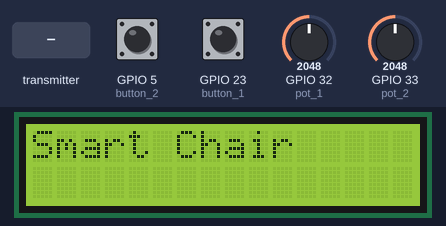
Bench run of a sketch on a simulated ESP32. Parts: 16×2 character LCD. The inputs (shaded band) are chosen by the test bench; at power-on: GPIO 5 (button_2) LOW, GPIO 23 (button_1) LOW, GPIO 32 (pot_1) = 2048, GPIO 33 (pot_2) = 2048. What the sketch prints to the serial monitor is not drawn.

Above: at 1.2 s.
1.3 s: the transmitter starts sending is_object = 1
At 1.65 s:
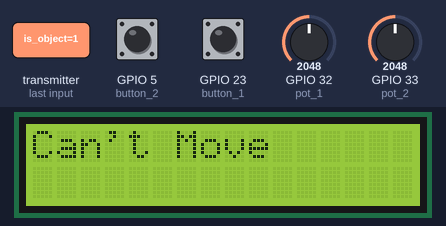
3.3 s: GPIO 5 (button_2) pulled HIGH for 0.15 s
At 3.41 s:
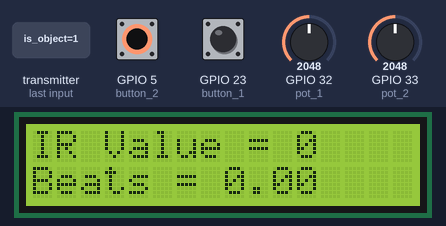
4.0 s: GPIO 5 (button_2) pulled HIGH for 3.2 s
7.8 s: the transmitter starts sending is_object = 0
At 9.79 s:
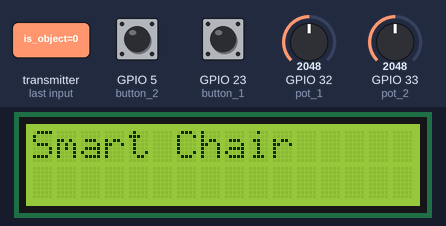
Timing chart, 0 to 11.0 s (numbered marks = the images above; inputs shaded):
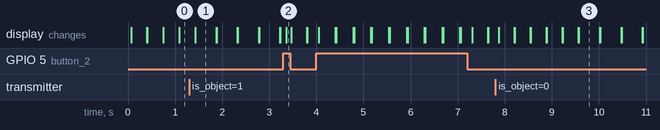

Measured:
- after the input at 1.3 s, the display: first differs from a run without the input after 0.13 s (image 1)
- after the input at 3.3 s, the display: changes after 0.06 s (image 2)
- after the input at 7.8 s, the display: changes after 0.07 s (image 3)
- what the display in image 1 shows lasts 0.5 s, from 1.4 s to 1.9 s

The sketch:

chair_transmitter.ino
```cpp
#include <esp_now.h>
#include <WiFi.h>
#include <LiquidCrystal_I2C.h>


uint8_t broadcastAddress[] = {0x3C, 0x61, 0x05, 0x12, 0x64, 0xA8};

// Set the LCD address to 0x27 for a 16 chars and 2 line display
LiquidCrystal_I2C lcd(0x27, 16, 2);


String success;

typedef struct struct_message_t {
  uint16_t pot1;
  uint16_t pot2;
  bool button1;
} struct_message_t;

struct_message_t sending_values;

typedef struct struct_message_r {
float beatsPerMinute;
uint8_t beatAvg;
long irValue;
bool is_object;
} struct_message_r;

struct_message_r new_send_value;

#define pot_1 32
#define pot_2 33
#define button_1 23
#define button_2 5
#define button_3 18

 uint16_t pot_val;
 uint16_t pot_val2;
 bool but_value1;
 bool but_value2;
 bool but_value3;
 float beats;
 int avgBeat;
 long irValues;
 bool is_obj;


esp_now_peer_info_t peerInfo;

// Callback when data is sent
//void OnDataSent(const uint8_t *mac_addr, esp_now_send_status_t status) {
//  Serial.print("\r\nLast Packet Send Status:\t");
//  Serial.println(status == ESP_NOW_SEND_SUCCESS ? "Delivery Success" : "Delivery Fail");
//  if (status ==0){
//    success = "Delivery Success :)";
//  }
//  else{
//    success = "Delivery Fail :(";
//  }
//}

void OnDataRecv(const uint8_t * mac, const uint8_t *incomingData, int len) {
  memcpy(&new_send_value, incomingData, sizeof(new_send_value));
  Serial.print("Bytes received: ");
  Serial.println(len);
  beats = new_send_value.beatsPerMinute;
  avgBeat = new_send_value.beatAvg;
  irValues = new_send_value.irValue;
  is_obj = new_send_value.is_object;
}

void setup() {
   // Init Serial Monitor
  Serial.begin(115200);

  // Set device as a Wi-Fi Station
  WiFi.mode(WIFI_STA);

  // adding button and pots
  pinMode(pot_1, INPUT);
  pinMode(pot_2, INPUT);
  pinMode(button_1, INPUT);
  pinMode(button_2, INPUT);

// initialize the LCD
  lcd.begin();

// Init ESP-NOW
  if (esp_now_init() != ESP_OK) {
    Serial.println("Error initializing ESP-NOW");
    return;
  }
  // Once ESPNow is successfully Init, we will register for Send CB to
  // get the status of Trasnmitted packet
//  esp_now_register_send_cb(OnDataSent);

  // Register peer
  memcpy(peerInfo.peer_addr, broadcastAddress, 6);
  peerInfo.channel = 0;
  peerInfo.encrypt = false;

   // Add peer
  if (esp_now_add_peer(&peerInfo) != ESP_OK){
    Serial.println("Failed to add peer");
    return;
  }

// Register for a callback function that will be called when data is received
  esp_now_register_recv_cb(OnDataRecv);


}

void loop() {
 pot_val = analogRead(pot_1);
 pot_val2 = analogRead(pot_2);
 but_value1 = digitalRead(button_1);
 but_value2 = digitalRead(button_2);

  sending_values.pot1 = pot_val;
  sending_values.pot2 = pot_val2;
  sending_values.button1 = but_value1;

// Serial.print("IR Value :");
// Serial.print(irValues);
// Serial.print( " | Beats Per Min:");
// Serial.print(beats);
// Serial.print(" | Aveage Beats : ");
// Serial.println(avgBeat);

if(but_value2){
lcd.print("IR Value = ");
lcd.print(irValues);
lcd.setCursor(0,1);
lcd.print("Beats = ");
lcd.print(beats);
}
else if(is_obj)
  lcd.print("Can't Move");
else
  lcd.print("Smart Chair");

  // Send message via ESP-NOW
  esp_err_t result = esp_now_send(broadcastAddress, (uint8_t *) &sending_values, sizeof(sending_values));
 delay(100);
 lcd.clear();
}
```
